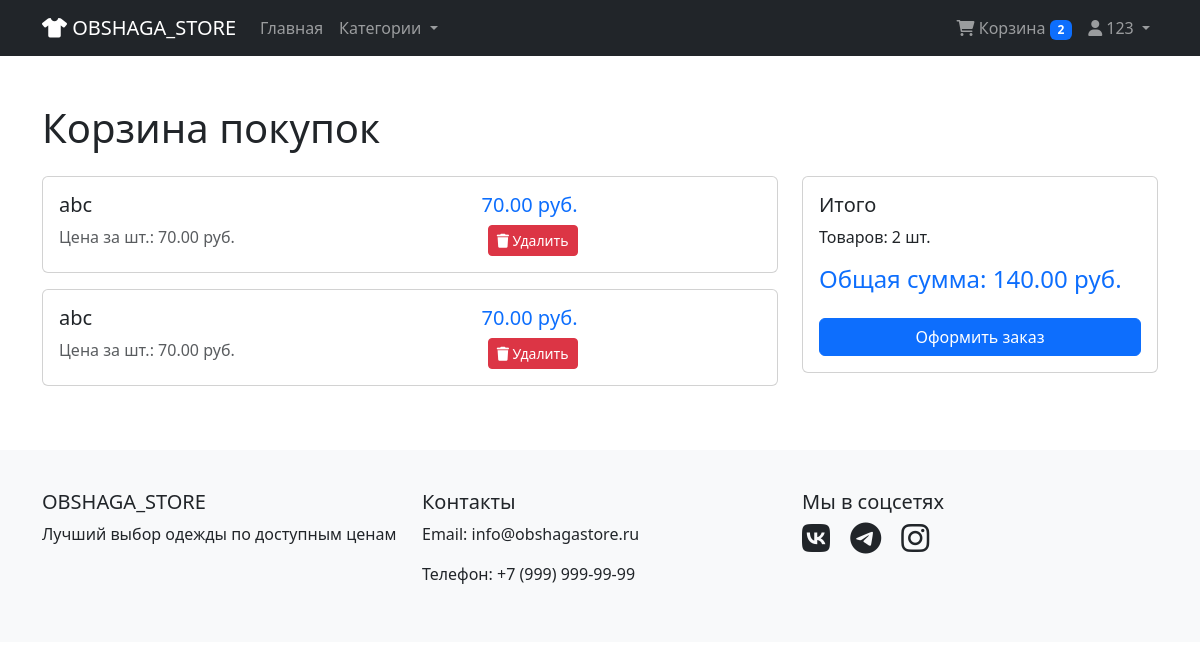
Screenshot of /cart (signed in) with the database file from the repository.
### data/users.py (models this page shows, shortened)
class User(SqlAlchemyBase, UserMixin, SerializerMixin):
    __tablename__ = 'users'
    id = sqlalchemy.Column(sqlalchemy.Integer,
                           primary_key=True, autoincrement=True)
    email = sqlalchemy.Column(sqlalchemy.String,
                              index=True, unique=True, nullable=True)
    hashed_password = sqlalchemy.Column(sqlalchemy.String, nullable=True)
    sity = sqlalchemy.Column(sqlalchemy.String, default='None', nullable=True)
    the_product_of_interest = sqlalchemy.Column(sqlalchemy.String, default='None', nullable=True)
    gender = sqlalchemy.Column(sqlalchemy.String, default='None', nullable=True)
    balance = sqlalchemy.Column(sqlalchemy.Integer, default=0, nullable=True)
    date_reg = sqlalchemy.Column(sqlalchemy.DateTime,
                                 default=datetime.datetime.now)
    user_invite = sqlalchemy.Column(sqlalchemy.Integer, default=0, nullable=True)
    is_invite = sqlalchemy.Column(sqlalchemy.Boolean, default=False, nullable=True)
    balance_friend = sqlalchemy.Column(sqlalchemy.Integer, default=0, nullable=True)
    all_balance_in = sqlalchemy.Column(sqlalchemy.Integer, default=0, nullable=True)
    all_balance_out = sqlalchemy.Column(sqlalchemy.Integer, default=0, nullable=True)
    is_bonus = sqlalchemy.Column(sqlalchemy.Boolean, default=False, nullable=True)
    is_admin = sqlalchemy.Column(sqlalchemy.Boolean, default=False, nullable=True)
    buy_list = orm.relationship("BuyItem", back_populates='user')
    want_buy_list = orm.relationship("WantBuyItem", back_populates='user')
    @property
    def username(self):
        return self.email.split('@')[0]  # Используем часть email до @ как username

### data/want_buy_item.py (models this page shows, shortened)
class WantBuyItem(SqlAlchemyBase, UserMixin, SerializerMixin):
    __tablename__ = 'want_buy_list'
    id = sqlalchemy.Column(sqlalchemy.Integer,
                           primary_key=True, autoincrement=True)
    id_original_item = sqlalchemy.Column(sqlalchemy.Integer, nullable=True)
    name = sqlalchemy.Column(sqlalchemy.String, nullable=True)
    price = sqlalchemy.Column(sqlalchemy.Integer, nullable=True)
    id_user = sqlalchemy.Column(sqlalchemy.Integer,
                                sqlalchemy.ForeignKey("users.id"))
    user = orm.relationship('User')

### lms.py (the view)
@app.route('/cart')
@login_required
def cart():
    db_sess = db_session.create_session()
    cart_items = db_sess.query(WantBuyItem).filter(WantBuyItem.id_user == current_user.id).all()
    total_price = sum(item.price for item in cart_items)
    total_quantity = len(cart_items)  # Количество товаров = количество позиций
    return render_template('cart.html',
                           cart_items=cart_items,
                           total_price=total_price,
                           total_quantity=total_quantity)

### data/db_session.py (called while the page is built)
def create_session() -> Session:
    global __factory
    return __factory()

### lms.py (called while the page is built)
@login_manager.user_loader
def load_user(user_id):
    db_sess = db_session.create_session()
    return db_sess.query(User).get(user_id)

### templates/cart.html (shortened to what this page needs)
{% extends "layout.html" %}
{% block content %}
<div class="container mt-5">
    <h1 class="mb-4">Корзина покупок</h1>
    {% if cart_items %}
    <div class="row">
        <div class="col-md-8">
            {% for item in cart_items %}
            <div class="card mb-3">
                <div class="row g-0">
                    <div class="col-md-6">
                        <div class="card-body">
                            <h5 class="card-title">{{ item.name }}</h5>
                            <p class="card-text text-muted">Цена за шт.: {{ "%.2f"|format(item.price) }} руб.</p>
                        </div>
                    </div>
                    <div class="col-md-3">
                        <div class="card-body text-end">
                            <h5 class="text-primary">{{ "%.2f"|format(item.price) }} руб.</h5>
                            <button class="btn btn-danger btn-sm remove-from-cart" data-item-id="{{ item.id }}">
                                <i class="fas fa-trash"></i> Удалить
                            </button>
                        </div>
                    </div>
                </div>
            </div>
            {% endfor %}
        </div>
        <div class="col-md-4">
            <div class="card">
                <div class="card-body">
                    <h5 class="card-title">Итого</h5>
                    <p class="card-text">Товаров: {{ total_quantity }} шт.</p>
                    <h4 class="text-primary">Общая сумма: {{ "%.2f"|format(total_price) }} руб.</h4>
                    <a href="buyitems" class="btn btn-primary w-100 mt-3">Оформить заказ</a>
                </div>
            </div>
        </div>
    </div>
    {% endif %}
</div>
{% endblock %}

### templates/layout.html (shortened to what this page needs)
<!DOCTYPE html>
<html lang="ru">
<head>
    <link href="https://cdn.jsdelivr.net/npm/bootstrap@5.3.0/dist/css/bootstrap.min.css" rel="stylesheet">
    <link href="https://cdnjs.cloudflare.com/ajax/libs/font-awesome/6.0.0/css/all.min.css" rel="stylesheet">
</head>
<body>
    <nav class="navbar navbar-expand-lg navbar-dark bg-dark">
        <div class="container">
            <a class="navbar-brand" href="{{ url_for('index') }}">
                <i class="fas fa-tshirt"></i> OBSHAGA_STORE
            </a>
            <div class="collapse navbar-collapse" id="navbarNav">
                <ul class="navbar-nav me-auto">
                    <li class="nav-item">
                        <a class="nav-link" href="{{ url_for('index') }}">Главная</a>
                    </li>
                    <li class="nav-item dropdown">
                        <a class="nav-link dropdown-toggle" href="#" role="button" data-bs-toggle="dropdown">
                            Категории
                        </a>
                    </li>
                </ul>
                <ul class="navbar-nav">
                    {% if current_user.is_authenticated %}
                    <li class="nav-item">
                        <a class="nav-link" href="{{ url_for('cart') }}">
                            <i class="fas fa-shopping-cart"></i> Корзина
                            <span class="badge bg-primary" id="cart-count">0</span>
                        </a>
                    </li>
                    <li class="nav-item dropdown">
                        <a class="nav-link dropdown-toggle" href="#" role="button" data-bs-toggle="dropdown">
                            <i class="fas fa-user"></i> {{ current_user.username }}
                        </a>
                    </li>
                    {% endif %}
                </ul>
            </div>
        </div>
    </nav>
    <main>
        {% block content %}{% endblock %}
    </main>
    <footer class="footer mt-5">
        <div class="container">
            <div class="row">
                <div class="col-md-4">
                    <h5>OBSHAGA_STORE</h5>
                    <p>Лучший выбор одежды по доступным ценам</p>
                </div>
                <div class="col-md-4">
                    <h5>Контакты</h5>
                    <p>Email: info@obshagastore.ru</p>
                    <p>Телефон: +7 (999) 999-99-99</p>
                </div>
                <div class="col-md-4">
                    <h5>Мы в соцсетях</h5>
                    <div class="social-links">
                        <a href="#" class="text-dark me-3"><i class="fab fa-vk fa-2x"></i></a>
                        <a href="#" class="text-dark me-3"><i class="fab fa-telegram fa-2x"></i></a>
                        <a href="#" class="text-dark"><i class="fab fa-instagram fa-2x"></i></a>
                    </div>
                </div>
            </div>
        </div>
    </footer>
</body>
</html>

### templates/layout.html (style rules this page uses)
.footer { background-color: #f8f9fa; padding: 40px 0; }

### rows the page displays
User: username "123"
WantBuyItem: name "abc", price "70.00"
WantBuyItem: name "abc", price "70.00"

### other values shown
{{ total_quantity }} "2"
{{ "%.2f"|format(total_price) }} "140.00"
